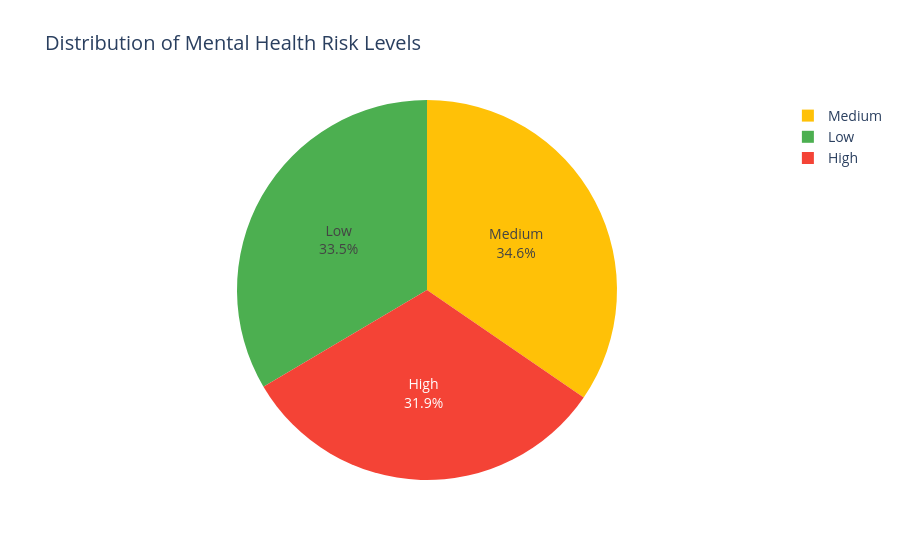

The cell this chart's notebook holds for it:
### Markdown cell above
---
## 3. Exploratory Data Analysis (EDA)

### 3.1 Target Variable Analysis

### Code cell
# Risk Level Distribution
fig = px.pie(df, names='risk_level', 
             title='Distribution of Mental Health Risk Levels',
             color='risk_level',
             color_discrete_map={'Low': '#4CAF50', 'Medium': '#FFC107', 'High': '#F44336'})
fig.update_traces(textposition='inside', textinfo='percent+label')
fig.update_layout(font=dict(size=14))
fig.show()

### Figure 1 — Plotly figure (JSON) as saved in the notebook; plotly's stock layout.template omitted (floating-point values rounded to 4 significant figures; data arrays with more than 128 entries replaced by an {"elided": "..."} marker saying what was removed)
{"data": [{"customdata": {"elided": "2436x1 str values"}, "domain": {"x": [0, 1], "y": [0, 1]}, "hovertemplate": "risk_level=%{customdata[0]}<extra></extra>", "labels": {"elided": "2436 str values"}, "legendgroup": "", "marker": {"colors": {"elided": "2436 str values"}}, "name": "", "showlegend": true, "textinfo": "percent+label", "textposition": "inside", "type": "pie"}], "layout": {"font": {"size": 14}, "legend": {"tracegroupgap": 0}, "title": {"text": "Distribution of Mental Health Risk Levels"}}}
